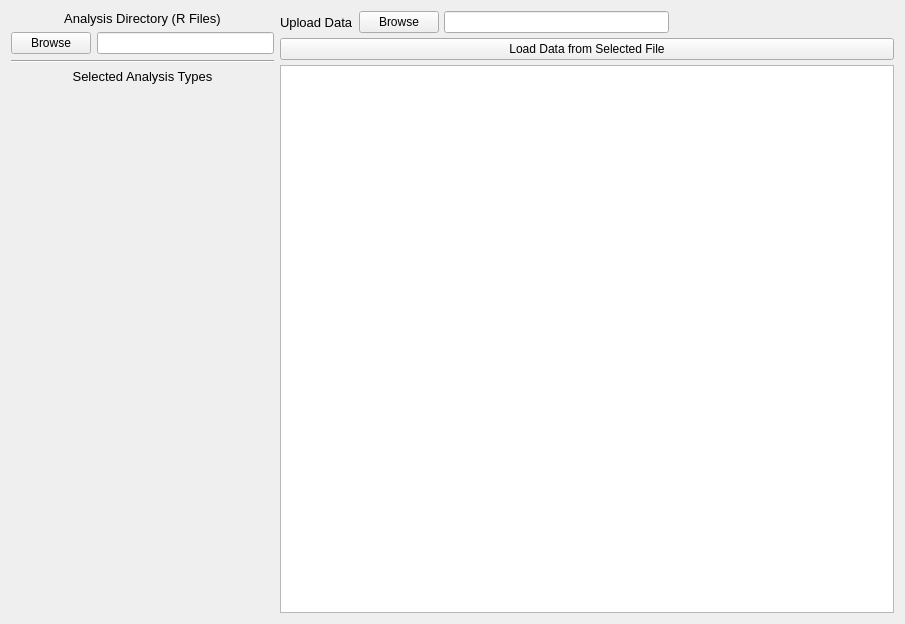
<?xml version="1.0" encoding="UTF-8"?>
<ui version="4.0">
 <class>MainWindow</class>
 <widget class="QWidget" name="MainWindow">
  <property name="geometry">
   <rect>
    <x>0</x>
    <y>0</y>
    <width>905</width>
    <height>624</height>
   </rect>
  </property>
  <property name="windowTitle">
   <string>R Analysis Suite</string>
  </property>
  <layout class="QHBoxLayout" name="horizontalLayout">
   <item>
    <layout class="QHBoxLayout" name="horizontalLayout_2" stretch="3,7">
     <item>
      <layout class="QVBoxLayout" name="verticalLayout" stretch="0,0,0,0,1">
       <item>
        <widget class="QLabel" name="label">
         <property name="font">
          <font>
           <pointsize>10</pointsize>
          </font>
         </property>
         <property name="text">
          <string>Analysis Directory (R Files)</string>
         </property>
         <property name="alignment">
          <set>Qt::AlignCenter</set>
         </property>
        </widget>
       </item>
       <item>
        <layout class="QHBoxLayout" name="horizontalLayout_3" stretch="0,1">
         <item>
          <widget class="QPushButton" name="analysis_directory_browse_button">
           <property name="text">
            <string>Browse</string>
           </property>
          </widget>
         </item>
         <item>
          <widget class="QLineEdit" name="analysis_directory_line_edit"/>
         </item>
        </layout>
       </item>
       <item>
        <widget class="Line" name="line">
         <property name="orientation">
          <enum>Qt::Horizontal</enum>
         </property>
        </widget>
       </item>
       <item>
        <widget class="QLabel" name="analysis_types_label">
         <property name="font">
          <font>
           <pointsize>10</pointsize>
          </font>
         </property>
         <property name="layoutDirection">
          <enum>Qt::LeftToRight</enum>
         </property>
         <property name="text">
          <string>Selected Analysis Types</string>
         </property>
         <property name="textFormat">
          <enum>Qt::AutoText</enum>
         </property>
         <property name="alignment">
          <set>Qt::AlignCenter</set>
         </property>
        </widget>
       </item>
       <item>
        <layout class="QVBoxLayout" name="analysis_selection_layout">
         <item>
          <spacer name="verticalSpacer">
           <property name="orientation">
            <enum>Qt::Vertical</enum>
           </property>
           <property name="sizeHint" stdset="0">
            <size>
             <width>20</width>
             <height>40</height>
            </size>
           </property>
          </spacer>
         </item>
        </layout>
       </item>
      </layout>
     </item>
     <item>
      <layout class="QVBoxLayout" name="verticalLayout_2" stretch="1,0,12">
       <property name="spacing">
        <number>5</number>
       </property>
       <item>
        <layout class="QHBoxLayout" name="file_upload_layout" stretch="0,0,2,2">
         <item>
          <widget class="QLabel" name="label_2">
           <property name="font">
            <font>
             <pointsize>10</pointsize>
            </font>
           </property>
           <property name="text">
            <string>Upload Data</string>
           </property>
          </widget>
         </item>
         <item>
          <widget class="QPushButton" name="data_file_browse_button">
           <property name="text">
            <string>Browse</string>
           </property>
          </widget>
         </item>
         <item>
          <widget class="QLineEdit" name="file_path_line_edit"/>
         </item>
         <item>
          <spacer name="horizontalSpacer">
           <property name="orientation">
            <enum>Qt::Horizontal</enum>
           </property>
           <property name="sizeHint" stdset="0">
            <size>
             <width>40</width>
             <height>20</height>
            </size>
           </property>
          </spacer>
         </item>
        </layout>
       </item>
       <item>
        <widget class="QPushButton" name="load_from_file_button">
         <property name="text">
          <string>Load Data from Selected File</string>
         </property>
        </widget>
       </item>
       <item>
        <widget class="QPlainTextEdit" name="data_text_edit"/>
       </item>
      </layout>
     </item>
    </layout>
   </item>
  </layout>
 </widget>
 <resources/>
 <connections/>
</ui>
